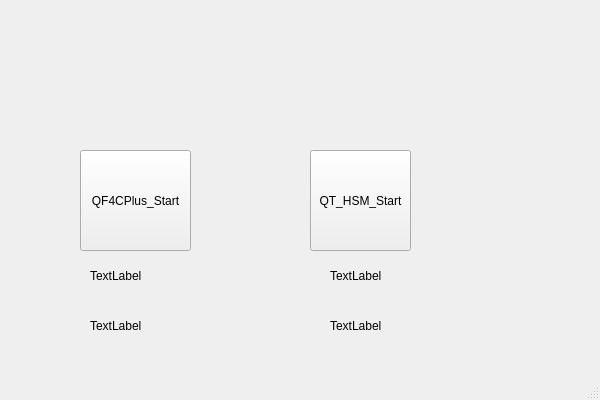
<?xml version="1.0" encoding="UTF-8"?>
<ui version="4.0">
 <class>QF4CPlus_VS_QtStateMachineClass</class>
 <widget class="QMainWindow" name="QF4CPlus_VS_QtStateMachineClass">
  <property name="geometry">
   <rect>
    <x>0</x>
    <y>0</y>
    <width>600</width>
    <height>400</height>
   </rect>
  </property>
  <property name="windowTitle">
   <string>QF4CPlus_VS_QtStateMachine</string>
  </property>
  <widget class="QWidget" name="centralWidget">
   <widget class="QPushButton" name="push_QF4Start">
    <property name="geometry">
     <rect>
      <x>80</x>
      <y>150</y>
      <width>111</width>
      <height>101</height>
     </rect>
    </property>
    <property name="text">
     <string>QF4CPlus_Start</string>
    </property>
   </widget>
   <widget class="QPushButton" name="push_QTStart">
    <property name="geometry">
     <rect>
      <x>310</x>
      <y>150</y>
      <width>101</width>
      <height>101</height>
     </rect>
    </property>
    <property name="text">
     <string>QT_HSM_Start</string>
    </property>
   </widget>
   <widget class="QLabel" name="qFCount">
    <property name="geometry">
     <rect>
      <x>90</x>
      <y>270</y>
      <width>54</width>
      <height>12</height>
     </rect>
    </property>
    <property name="text">
     <string>TextLabel</string>
    </property>
   </widget>
   <widget class="QLabel" name="QTCount">
    <property name="geometry">
     <rect>
      <x>330</x>
      <y>270</y>
      <width>54</width>
      <height>12</height>
     </rect>
    </property>
    <property name="text">
     <string>TextLabel</string>
    </property>
   </widget>
   <widget class="QLabel" name="QFAllTime">
    <property name="geometry">
     <rect>
      <x>90</x>
      <y>320</y>
      <width>54</width>
      <height>12</height>
     </rect>
    </property>
    <property name="text">
     <string>TextLabel</string>
    </property>
   </widget>
   <widget class="QLabel" name="QTAlltime">
    <property name="geometry">
     <rect>
      <x>330</x>
      <y>320</y>
      <width>54</width>
      <height>12</height>
     </rect>
    </property>
    <property name="text">
     <string>TextLabel</string>
    </property>
   </widget>
  </widget>
  <widget class="QStatusBar" name="statusBar"/>
 </widget>
 <layoutdefault spacing="6" margin="11"/>
 <resources>
  <include location="QF4CPlus_VS_QtStateMachine.qrc"/>
 </resources>
 <connections/>
</ui>
